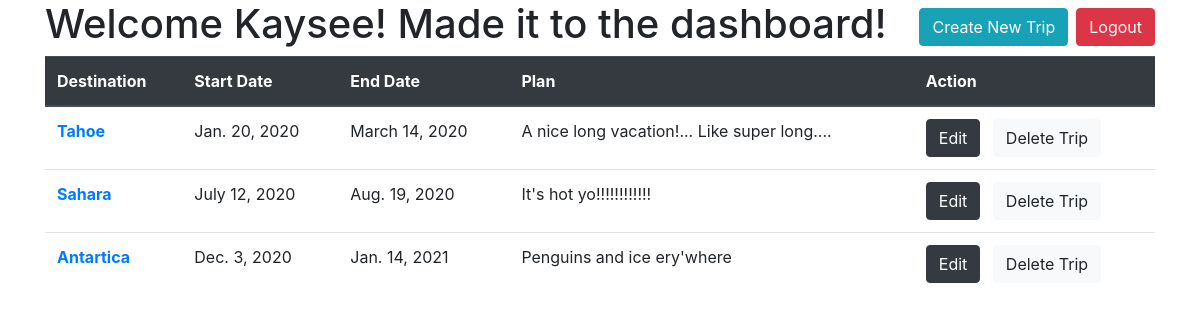
/dashboard (signed in), run on the app's committed database.
### trippy_app/models.py (models this page shows)
class User(models.Model):
    first_name=models.CharField(max_length=255)
    last_name=models.CharField(max_length=255)
    email=models.CharField(max_length=255)
    password=models.CharField(max_length=255)
    created_at=models.DateTimeField(auto_now_add=True)
    updated_at=models.DateTimeField(auto_now=True)
    objects = UserManager()

class Trip(models.Model):
    dest=models.CharField(max_length=255)
    start=models.DateField()
    end=models.DateField()
    plan=models.TextField()
    created_at=models.DateTimeField(auto_now_add=True)
    updated_at=models.DateTimeField(auto_now=True)
    creator=models.ForeignKey(User, related_name="created_trips", on_delete=models.CASCADE)
    objects = TripManager()

### trippy_app/views.py (the view)
# urls.py: path('dashboard', views.dashboard),
def dashboard(request):
    if 'user_id' not in request.session:
        errors = User.objects.not_logged_validator()
        if len(errors):
            for key, value in errors.items():
                messages.error(request, value, extra_tags=key)
            return redirect('/')
    else:
        user_id = request.session['user_id']
        user = User.objects.get(id=user_id)
        context = {
            'user' : user,
            'trips' : Trip.objects.all()
        }
        return render(request, 'dashboard.html', context)

### trippy_app/templates/dashboard.html (shortened to what this page needs)
<!DOCTYPE html>
<html lang="en">
<head>
    <link rel="stylesheet" href="https://stackpath.bootstrapcdn.com/bootstrap/4.3.1/css/bootstrap.min.css">
</head>
<body>
    <div class="container">
        <a class="btn btn-danger float-right mt-2 ml-2" href="/logout">Logout</a>
        <a class="btn btn-info float-right mt-2" href="/trips/new">Create New Trip</a>
        <h1>Welcome {{user.first_name}}! Made it to the dashboard!</h1>
        <table class="table">
                <thead class="thead-dark">
                  <tr>
                    <th scope="col">Destination</th>
                    <th scope="col">Start Date</th>
                    <th scope="col">End Date</th>
                    <th scope="col">Plan</th>
                    <th scope="col">Action</th>
                  </tr>
                </thead>
                <tbody>
                {% for trip in trips %}
                    {% if trip.creator == user %}
                    <tr>
                        <th scope="row"><a href="/trips/{{trip.id}}">{{trip.dest}}</a></th>
                        <td>{{trip.start}}</td>
                        <td>{{trip.end}}</td>
                        <td>{{trip.plan}}</td>
                        <td>
                            <a class="btn btn-dark" href="trips/edit/{{trip.id}}">Edit</a>
                            <a class="btn btn-light ml-2" href="trips/delete/{{trip.id}}">Delete Trip</a>
                        </td>
                    </tr>
                    {% endif %}
                {% endfor %}
                </tbody>
              </table>
    </div>
</body>
</html>

### data on the page
User: first_name "Kaysee"
Trip: dest "Tahoe", start "Jan. 20, 2020", end "March 14, 2020", plan "A nice long vacation!... Like super long...."
Trip: dest "Sahara", start "July 12, 2020", end "Aug. 19, 2020", plan "It's hot yo!!!!!!!!!!!!"
Trip: dest "Antartica", start "Dec. 3, 2020", end "Jan. 14, 2021", plan "Penguins and ice ery'where"
